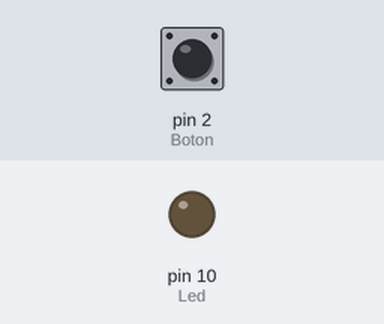
This sketch was run on a simulated Arduino Uno, built with avr-gcc and run on an emulated ATmega328P. Shown: output pins drawn as LEDs (lit = HIGH). The test bench sets the inputs (shaded band); at power-on: pin 2 (Boton) HIGH. What the sketch prints to the serial monitor is not drawn.

Above: at 1.2 s.
1.3 s: pin 2 (Boton) pulled LOW for 0.15 s
At 2.1 s:
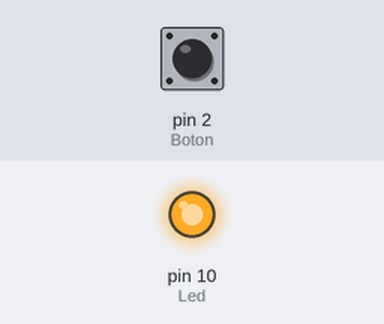
3.0 s: pin 2 (Boton) pulled LOW for 1 s
At 4.6 s:
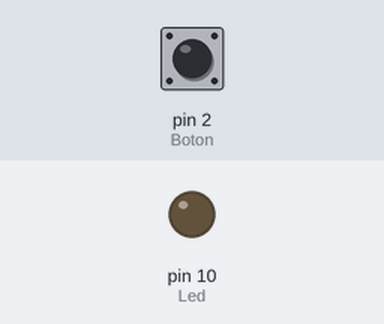
5.5 s: pin 2 (Boton) pulled LOW for 3.2 s
At 9.4 s:
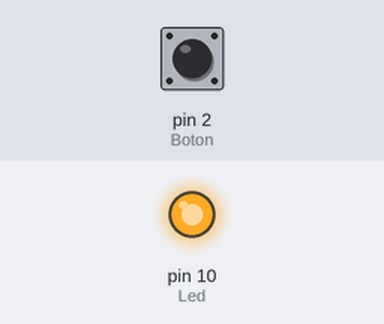
Timing chart, 0 to 10.9 s (numbered marks = the images above; inputs shaded):
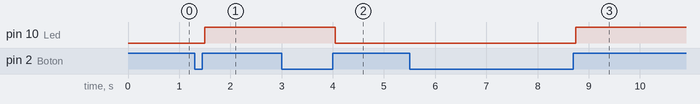

The sketch:

Ejercicio02-Detectar_Flanco_Debounce.ino
```cpp
int estado_anterior;
int estado_boton; //Estado real del boton sin rebotes
unsigned long lastDebounceTime = 0;  // ultimo momento que el pin ha cambiado
unsigned long debounceDelay = 50;    // tiempo de rebote, aumentar si hay rebotes

void setup() {
  Serial.begin(250000);
  pinMode(2, INPUT_PULLUP); //Boton
  pinMode(10, OUTPUT);  //Led
  estado_anterior = digitalRead(2); //Inicializo con el estado del boton al iniciar programa
  estado_boton = estado_anterior;
}

void loop() {
  int sensorVal = digitalRead(2);
  Serial.println(sensorVal);
  if (sensorVal != estado_anterior) {
    lastDebounceTime = millis();  //momento en que detecto un cambio de estado del boton
  }

  if ((millis() - lastDebounceTime) > debounceDelay) {
    //Cuando ha pasado el tiempo con una señal estable
    if (sensorVal != estado_boton) {
      estado_boton = sensorVal;
      if (estado_boton == HIGH) { //Detecto flanco ascendente, poner LOW para detectar flanco descendente
        int estado_led = digitalRead(10);
        digitalWrite(10, !estado_led);
      }
    }
  }
  estado_anterior = sensorVal;  //Sin esto no funciona, actualizo para el siguente loop
}
```

Measured:
- after the input at 1.3 s, pin 10 (Led): LOW → HIGH after 0.20 s
- after the input at 3.0 s, pin 10 (Led): HIGH → LOW after 1.1 s
- after the input at 5.5 s, pin 10 (Led): LOW → HIGH after 3.3 s
